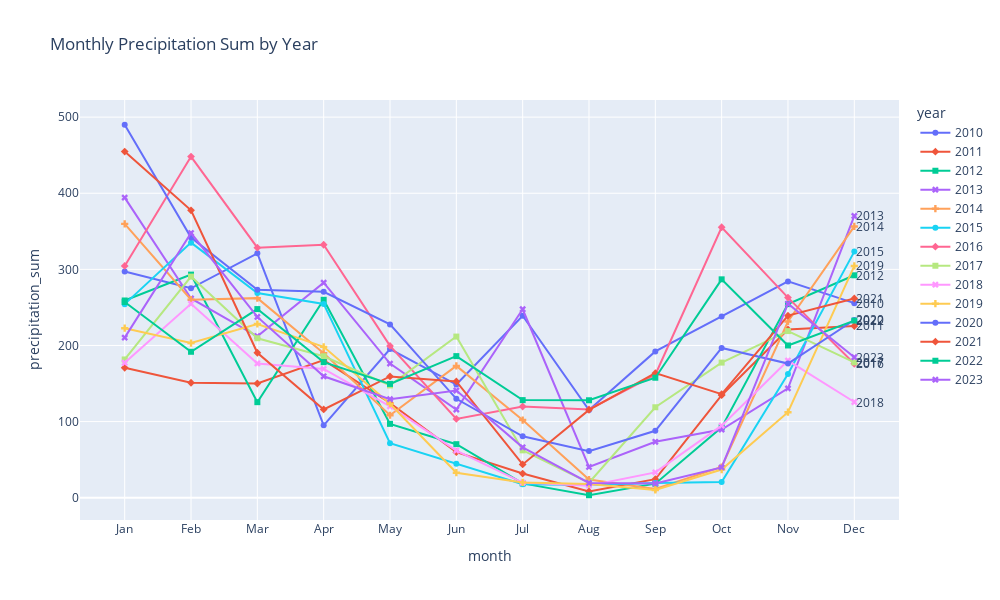

Notebook code for this chart:
### Code cell
# Create the plot
fig = px.line(monthly_raw_df_seasonal, x='month', y='precipitation_sum', color='year', symbol='year', title='Monthly Precipitation Sum by Year')

# Update layout for figure size
fig.update_layout(width=1000, height=600)

# Add annotations for each year's end of line
for year in monthly_raw_df_seasonal['year'].unique():
    # Get the last data point for each year
    df_year = monthly_raw_df_seasonal[monthly_raw_df_seasonal['year'] == year]
    last_month = df_year['month'].iloc[-1]
    last_precipitation_sum = df_year['precipitation_sum'].iloc[-1]
    
    # Add annotation
    fig.add_annotation(
        x=last_month,
        y=last_precipitation_sum,
        text=str(year),
        showarrow=False,
        xanchor='left'
    )

# Show plot
fig.show()

### Figure 1 — Plotly figure (JSON) as saved in the notebook; plotly's stock layout.template omitted (floating-point values rounded to 4 significant figures)
{"data": [{"hovertemplate": "year=2010<br>month=%{x}<br>precipitation_sum=%{y}<extra></extra>", "legendgroup": "2010", "line": {"color": "#636efa", "dash": "solid"}, "marker": {"symbol": "circle"}, "mode": "lines+markers", "name": "2010", "orientation": "v", "showlegend": true, "type": "scatter", "x": ["Jan", "Feb", "Mar", "Apr", "May", "Jun", "Jul", "Aug", "Sep", "Oct", "Nov", "Dec"], "xaxis": "x", "y": [297.2, 275.1, 321.1, 95.1, 195.3, 148.7, 239.0, 115.2, 192.2, 238.0, 284.2, 255.6], "yaxis": "y"}, {"hovertemplate": "year=2011<br>month=%{x}<br>precipitation_sum=%{y}<extra></extra>", "legendgroup": "2011", "line": {"color": "#EF553B", "dash": "solid"}, "marker": {"symbol": "diamond"}, "mode": "lines+markers", "name": "2011", "orientation": "v", "showlegend": true, "type": "scatter", "x": ["Jan", "Feb", "Mar", "Apr", "May", "Jun", "Jul", "Aug", "Sep", "Oct", "Nov", "Dec"], "xaxis": "x", "y": [170.7, 151.0, 150.0, 180.8, 124.4, 59.8, 31.7, 8.1, 24.3, 134.7, 221.0, 225.6], "yaxis": "y"}, {"hovertemplate": "year=2012<br>month=%{x}<br>precipitation_sum=%{y}<extra></extra>", "legendgroup": "2012", "line": {"color": "#00cc96", "dash": "solid"}, "marker": {"symbol": "square"}, "mode": "lines+markers", "name": "2012", "orientation": "v", "showlegend": true, "type": "scatter", "x": ["Jan", "Feb", "Mar", "Apr", "May", "Jun", "Jul", "Aug", "Sep", "Oct", "Nov", "Dec"], "xaxis": "x", "y": [259.1, 293.1, 125.5, 260.0, 97.0, 70.3, 18.8, 3.2, 18.4, 92.4, 254.3, 292.2], "yaxis": "y"}, {"hovertemplate": "year=2013<br>month=%{x}<br>precipitation_sum=%{y}<extra></extra>", "legendgroup": "2013", "line": {"color": "#ab63fa", "dash": "solid"}, "marker": {"symbol": "x"}, "mode": "lines+markers", "name": "2013", "orientation": "v", "showlegend": true, "type": "scatter", "x": ["Jan", "Feb", "Mar", "Apr", "May", "Jun", "Jul", "Aug", "Sep", "Oct", "Nov", "Dec"], "xaxis": "x", "y": [394.3, 261.8, 212.1, 282.5, 176.2, 115.8, 247.6, 40.4, 73.4, 89.6, 143.6, 370.2], "yaxis": "y"}, {"hovertemplate": "year=2014<br>month=%{x}<br>precipitation_sum=%{y}<extra></extra>", "legendgroup": "2014", "line": {"color": "#FFA15A", "dash": "solid"}, "marker": {"symbol": "cross"}, "mode": "lines+markers", "name": "2014", "orientation": "v", "showlegend": true, "type": "scatter", "x": ["Jan", "Feb", "Mar", "Apr", "May", "Jun", "Jul", "Aug", "Sep", "Oct", "Nov", "Dec"], "xaxis": "x", "y": [359.8, 260.2, 262.2, 189.8, 108.3, 173.2, 102.0, 23.8, 11.5, 40.3, 231.5, 356.4], "yaxis": "y"}, {"hovertemplate": "year=2015<br>month=%{x}<br>precipitation_sum=%{y}<extra></extra>", "legendgroup": "2015", "line": {"color": "#19d3f3", "dash": "solid"}, "marker": {"symbol": "circle"}, "mode": "lines+markers", "name": "2015", "orientation": "v", "showlegend": true, "type": "scatter", "x": ["Jan", "Feb", "Mar", "Apr", "May", "Jun", "Jul", "Aug", "Sep", "Oct", "Nov", "Dec"], "xaxis": "x", "y": [254.3, 335.1, 269.0, 254.6, 71.6, 44.7, 17.7, 16.6, 19.3, 20.7, 162.6, 323.3], "yaxis": "y"}, {"hovertemplate": "year=2016<br>month=%{x}<br>precipitation_sum=%{y}<extra></extra>", "legendgroup": "2016", "line": {"color": "#FF6692", "dash": "solid"}, "marker": {"symbol": "diamond"}, "mode": "lines+markers", "name": "2016", "orientation": "v", "showlegend": true, "type": "scatter", "x": ["Jan", "Feb", "Mar", "Apr", "May", "Jun", "Jul", "Aug", "Sep", "Oct", "Nov", "Dec"], "xaxis": "x", "y": [304.5, 448.2, 328.5, 332.3, 199.4, 103.5, 119.8, 116.0, 161.5, 355.3, 262.9, 175.9], "yaxis": "y"}, {"hovertemplate": "year=2017<br>month=%{x}<br>precipitation_sum=%{y}<extra></extra>", "legendgroup": "2017", "line": {"color": "#B6E880", "dash": "solid"}, "marker": {"symbol": "square"}, "mode": "lines+markers", "name": "2017", "orientation": "v", "showlegend": true, "type": "scatter", "x": ["Jan", "Feb", "Mar", "Apr", "May", "Jun", "Jul", "Aug", "Sep", "Oct", "Nov", "Dec"], "xaxis": "x", "y": [181.6, 290.5, 209.5, 185.8, 147.5, 211.7, 62.2, 19.6, 118.8, 177.5, 218.9, 177.8], "yaxis": "y"}, {"hovertemplate": "year=2018<br>month=%{x}<br>precipitation_sum=%{y}<extra></extra>", "legendgroup": "2018", "line": {"color": "#FF97FF", "dash": "solid"}, "marker": {"symbol": "x"}, "mode": "lines+markers", "name": "2018", "orientation": "v", "showlegend": true, "type": "scatter", "x": ["Jan", "Feb", "Mar", "Apr", "May", "Jun", "Jul", "Aug", "Sep", "Oct", "Nov", "Dec"], "xaxis": "x", "y": [177.3, 254.7, 176.4, 169.2, 120.0, 61.9, 19.9, 15.8, 33.2, 94.7, 180.2, 125.7], "yaxis": "y"}, {"hovertemplate": "year=2019<br>month=%{x}<br>precipitation_sum=%{y}<extra></extra>", "legendgroup": "2019", "line": {"color": "#FECB52", "dash": "solid"}, "marker": {"symbol": "cross"}, "mode": "lines+markers", "name": "2019", "orientation": "v", "showlegend": true, "type": "scatter", "x": ["Jan", "Feb", "Mar", "Apr", "May", "Jun", "Jul", "Aug", "Sep", "Oct", "Nov", "Dec"], "xaxis": "x", "y": [222.7, 203.2, 228.2, 198.2, 123.4, 32.8, 20.1, 18.1, 10.1, 37.0, 112.3, 304.5], "yaxis": "y"}, {"hovertemplate": "year=2020<br>month=%{x}<br>precipitation_sum=%{y}<extra></extra>", "legendgroup": "2020", "line": {"color": "#636efa", "dash": "solid"}, "marker": {"symbol": "circle"}, "mode": "lines+markers", "name": "2020", "orientation": "v", "showlegend": true, "type": "scatter", "x": ["Jan", "Feb", "Mar", "Apr", "May", "Jun", "Jul", "Aug", "Sep", "Oct", "Nov", "Dec"], "xaxis": "x", "y": [490.0, 341.8, 273.1, 270.5, 227.7, 129.9, 80.7, 61.2, 87.9, 196.7, 176.2, 233.5], "yaxis": "y"}, {"hovertemplate": "year=2021<br>month=%{x}<br>precipitation_sum=%{y}<extra></extra>", "legendgroup": "2021", "line": {"color": "#EF553B", "dash": "solid"}, "marker": {"symbol": "diamond"}, "mode": "lines+markers", "name": "2021", "orientation": "v", "showlegend": true, "type": "scatter", "x": ["Jan", "Feb", "Mar", "Apr", "May", "Jun", "Jul", "Aug", "Sep", "Oct", "Nov", "Dec"], "xaxis": "x", "y": [454.8, 377.6, 190.4, 115.9, 159.3, 152.7, 43.7, 115.4, 163.6, 136.1, 239.2, 261.7], "yaxis": "y"}, {"hovertemplate": "year=2022<br>month=%{x}<br>precipitation_sum=%{y}<extra></extra>", "legendgroup": "2022", "line": {"color": "#00cc96", "dash": "solid"}, "marker": {"symbol": "square"}, "mode": "lines+markers", "name": "2022", "orientation": "v", "showlegend": true, "type": "scatter", "x": ["Jan", "Feb", "Mar", "Apr", "May", "Jun", "Jul", "Aug", "Sep", "Oct", "Nov", "Dec"], "xaxis": "x", "y": [257.1, 191.7, 247.8, 178.1, 149.5, 186.0, 128.2, 128.0, 157.6, 286.9, 200.0, 232.7], "yaxis": "y"}, {"hovertemplate": "year=2023<br>month=%{x}<br>precipitation_sum=%{y}<extra></extra>", "legendgroup": "2023", "line": {"color": "#ab63fa", "dash": "solid"}, "marker": {"symbol": "x"}, "mode": "lines+markers", "name": "2023", "orientation": "v", "showlegend": true, "type": "scatter", "x": ["Jan", "Feb", "Mar", "Apr", "May", "Jun", "Jul", "Aug", "Sep", "Oct", "Nov", "Dec"], "xaxis": "x", "y": [210.3, 347.7, 237.5, 159.5, 129.5, 140.8, 66.2, 19.3, 18.7, 39.8, 254.9, 184.6], "yaxis": "y"}], "layout": {"annotations": [{"showarrow": false, "text": "2010", "x": "Dec", "xanchor": "left", "y": 255.6}, {"showarrow": false, "text": "2011", "x": "Dec", "xanchor": "left", "y": 225.6}, {"showarrow": false, "text": "2012", "x": "Dec", "xanchor": "left", "y": 292.2}, {"showarrow": false, "text": "2013", "x": "Dec", "xanchor": "left", "y": 370.2}, {"showarrow": false, "text": "2014", "x": "Dec", "xanchor": "left", "y": 356.4}, {"showarrow": false, "text": "2015", "x": "Dec", "xanchor": "left", "y": 323.3}, {"showarrow": false, "text": "2016", "x": "Dec", "xanchor": "left", "y": 175.9}, {"showarrow": false, "text": "2017", "x": "Dec", "xanchor": "left", "y": 177.8}, {"showarrow": false, "text": "2018", "x": "Dec", "xanchor": "left", "y": 125.7}, {"showarrow": false, "text": "2019", "x": "Dec", "xanchor": "left", "y": 304.5}, {"showarrow": false, "text": "2020", "x": "Dec", "xanchor": "left", "y": 233.5}, {"showarrow": false, "text": "2021", "x": "Dec", "xanchor": "left", "y": 261.7}, {"showarrow": false, "text": "2022", "x": "Dec", "xanchor": "left", "y": 232.7}, {"showarrow": false, "text": "2023", "x": "Dec", "xanchor": "left", "y": 184.6}], "height": 600, "legend": {"title": {"text": "year"}, "tracegroupgap": 0}, "title": {"text": "Monthly Precipitation Sum by Year"}, "width": 1000, "xaxis": {"anchor": "y", "domain": [0, 1], "title": {"text": "month"}}, "yaxis": {"anchor": "x", "domain": [0, 1], "title": {"text": "precipitation_sum"}}}}
